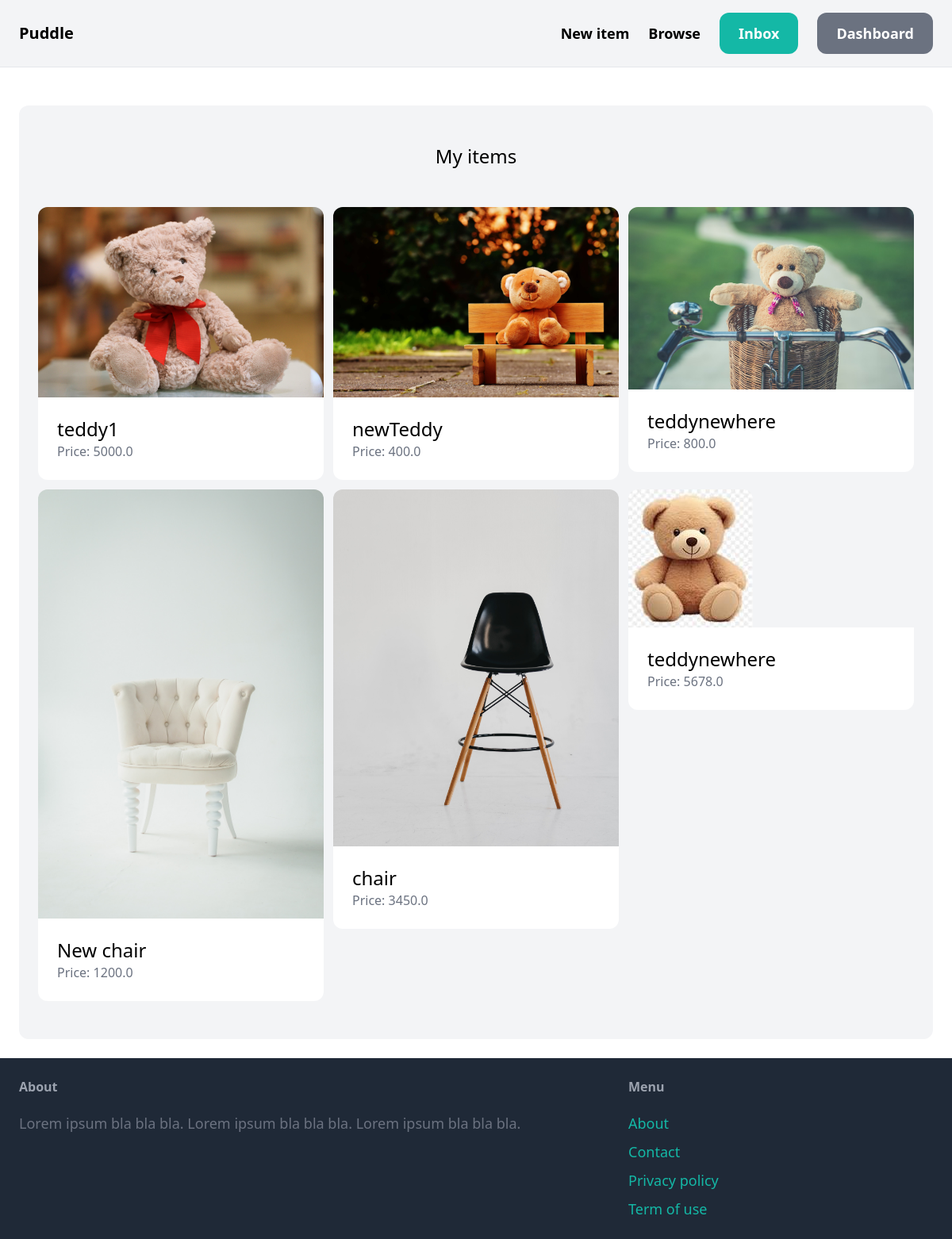
The app's page /dashboard/ (signed in) with its own data.
### item/models.py (models this page shows, shortened)
class Item(models.Model):
    category = models.ForeignKey(Category, related_name='items', on_delete=models.CASCADE)
    name = models.CharField(max_length=255)
    description = models.TextField(blank=True, null=True)
    price = models.FloatField()
    image = models.ImageField(upload_to='item_images', blank=True, null=True)
    is_sold = models.BooleanField(default=False)
    created_by = models.ForeignKey(User, related_name='items', on_delete=models.CASCADE)
    created_at = models.DateTimeField(auto_now_add=True)

### dashboard/views.py (the view)
# urls.py: path('', views.index, name='index'),
@login_required
def index(request):
    items = Item.objects.filter(created_by=request.user)
    return render(request, 'dashboard/index.html', {
        'items': items,
    })

### dashboard/templates/dashboard/index.html (shortened to what this page needs)
{% extends 'core/base.html' %}
{% block content %}
    <div class="mt-6 px-6 py-12 bg-gray-100 rounded-xl">
        <h2 class="mb-12 text-2xl text-center">My items</h2>
        <div class="grid grid-cols-3 gap-3">
            {% for item in items %}
                <div>
                    <a href="{% url 'item:detail' item.id %}">
                        <div>
                            <img src="{{ item.image.url }}" class="rounded-t-xl">
                        </div>
                        <div class="p-6 bg-white rounded-b-xl">
                            <h2 class="text-2xl">{{ item.name }}</h2>
                            <p class="text-gray-500">Price: {{ item.price }}</p>
                        </div>
                    </a>
                </div>
            {% endfor %}
        </div>
    </div>
{% endblock %}

### records on screen
Item: image (picture), name "teddy1", price "5000.0"
Item: image (picture), name "newTeddy", price "400.0"
Item: image (picture), name "teddynewhere", price "800.0"
Item: image (picture), name "New chair", price "1200.0"
Item: image (picture), name "chair", price "3450.0"
Item: image (picture), name "teddynewhere", price "5678.0"
